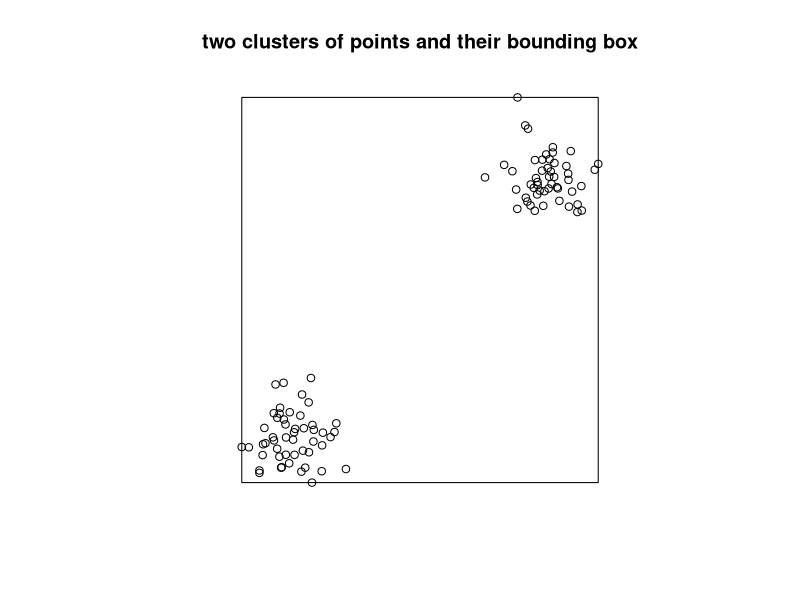
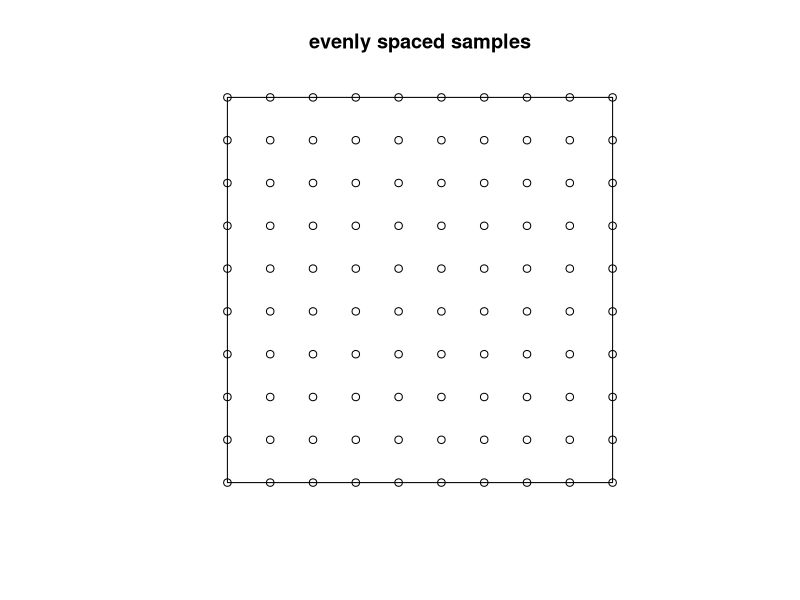

These charts were generated, in order, by the following R code:
# spatially clustered data is more likely to suffer from autocorrelation issues
# we can test for spatial clustering with a clark-evans test

require(spatstat)

# fake some spatially clumped samples
set.seed(123)
# coordinates clustered around 2 centres
xy.clmp<-data.frame(X=c(rnorm(50,2.5,0.5),rnorm(50,7.5,0.5)),
                    Y=c(rnorm(50,2.5,0.5),rnorm(50,7.5,0.5)))

# need a point pattern object for the test
# this is just points plus the extent of the study area
# we can load a shapefile or just use a bounding box
xy.pp<-ppp(xy.clmp$X,xy.clmp$Y,window=bounding.box.xy(xy.clmp))

# its always a good idea to look at your data
plot(xy.pp, main="two clusters of points and their bounding box")

# run clark-evans test to check for spatial clustering
clarkevans.test(xy.pp,alternative="clustered")
# unsurprisingly we see a significant result p<<0.001

# if you are worried about an edge effect then do this (takes a bit longer)
# clarkevans.test(xy.pp,alternative="clustered", correction="cdf")

################################################################
# try again with evenly spaced samples
xy.ev<-expand.grid(1:10,1:10)
names(xy.ev)<-c("X","Y")

# define region of study
xy.pp<-ppp(xy.ev$X,xy.ev$Y,window=bounding.box.xy(xy.ev))
plot(xy.pp, main="evenly spaced samples")

# run clark-evans test
clarkevans.test(xy.pp,alternative="clustered")
# you can 'reverse' the test and check if its a regular pattern
clarkevans.test(xy.pp,alternative="regular")

################################################################
